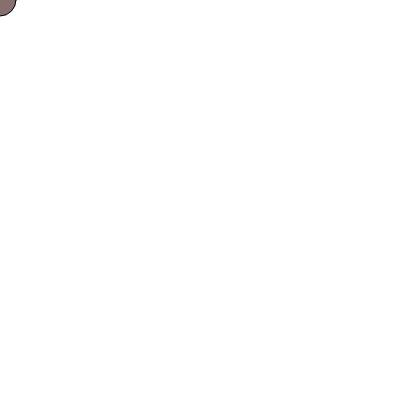
Frame 1 (no input)
Frame 60 (no input): identical to frame 1, image omitted
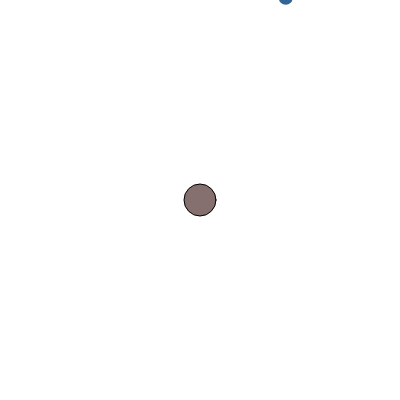
Frame 120 (the mouse pressed at the canvas centre since frame 60)

The p5.js sketch that drew these frames (run headless with seeded random() and noise() and a simulated clock; from frame 60 on, the mouse is pressed at the canvas centre):

// p5.js sketch
// ── sketch.js
let catcher; // one catcher object
let timer;	 // one timer object
let drops;	 // array of drop objects

let totalDrops = 0;

let lives = 10;
console.log(lives);

function setup() {
	createCanvas(400, 400);

	catcher = new Catcher(32); // create the catcher w = 32
	drops = new Array(1000); // create 1000 spots in the array
	timer = new Timer(2000); // timer goes off every two secs

	timer.start();

	score = 10;
}

function draw() {
	background(255);

	catcher.setLocation(mouseX, mouseY); //set catcher location
	catcher.display();

	// check the timer
	if (timer.isFinished()) {
		// Deal with raindrops
		// Initialize one drop
		drops[totalDrops] = new Drop();
		// Increment totalDrops
		totalDrops++
		// If we hit the end of the array
		if (totalDrops >= drops.length) {
			totalDrops = 0; // Start over
		}
		timer.start();
	}

	// Move and display all drops
	for (let i = 0; i < totalDrops; i++) {
		if (!drops[i].isFinished) {
			drops[i].move();
			drops[i].display();
			if (drops[i].reachedBottom()){
				drops[i].finished();
				lives--;
			}	
		}
	}
}


// ── catcher.js
class Catcher {
	constructor(w) {
		this.w = w;
		this.x = 0;
		this.y = 0;
		this.c = color(50, 10, 10, 150);
	}

	setLocation(mx, my) {
		this.x = mx;
		this.y = my;
	}

	display() {
		stroke(0);
		fill(this.c);
		ellipse(this.x, this.y, this.w);
	}

	intersect(d) {
		// calculate distance
		let distance = dist(this.x, this.y, d.x, d.y);
		// in addition to calling functions, we can access
		// variables inside of an object using dot syntax
		if (distance < this.w/2 + d.w/2) {
			return true;
		} else {
			return false;
		}
	}
}
// ── drop.js
class Drop {
	constructor() {
		this.w = 8;
		this.x = random(width);
		this.y = -this.w * 4; // a little above the window
		this.speed = random(1, 5);
		this.c = color(50, 100, 150);
		this.isFinished = false;
	}

	move() {
		this.y += this.speed;
	}

	reachedBottom() {
		if (this.y > height + this.w * 4) {
			return true;
		} else {
			return false;
		}
	}

	display() {
		noStroke();
		fill(this.c);
		//ellipse(this.x, this.y, this.w);
		for(let i = 2; i < this.w; i++) {
			ellipse(this.x, this.y+i*4, i*2, i*2)
		}
	}

	caught() {
		this.speed = 0;
		this.y = -1000;
	}

	finished() {
		this.isFinished = true;
	}
}
// ── timer.js
class Timer {
	constructor(totalTime) {
		this.totalTime = totalTime;
	}

	start() {
		this.savedTime = millis();
	}

	isFinished() {
		let passedTime = millis() - this.savedTime;
		if (passedTime > this.totalTime) {
			return true;
		} else {
			return false;
		}
	}

}
